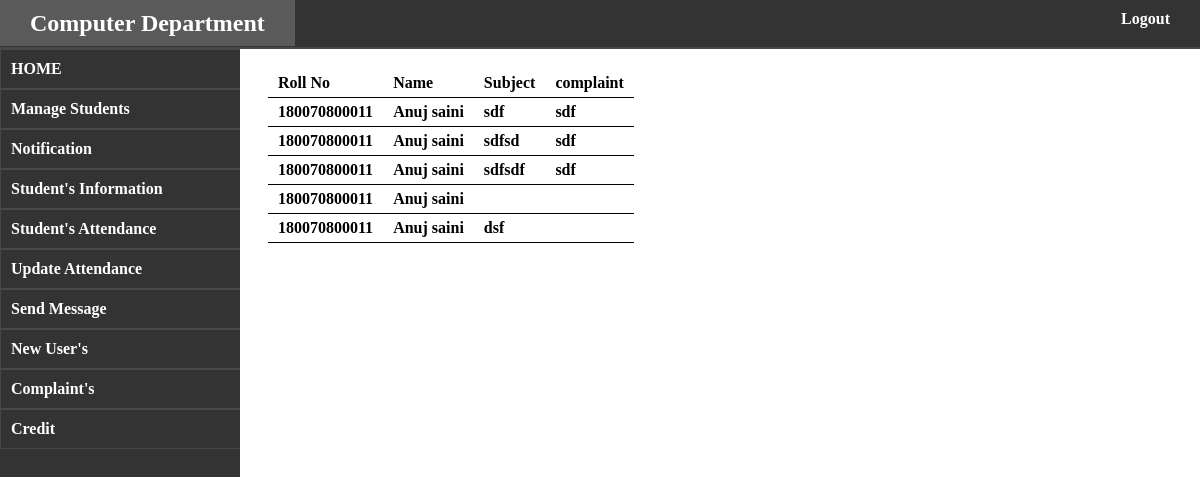
The page /ADMIN/complaint.php on the database its author committed.
### tables this page shows
CREATE TABLE `complaint` (
  `id` int(11) NOT NULL,
  `rollno` text NOT NULL,
  `name` text NOT NULL,
  `subject` text NOT NULL,
  `complaint` text NOT NULL,
  `seen` text NOT NULL
);

### ADMIN/complaint.php (the view)
<?php
include("layout/headerorsidebar.php");
include("../database/db.php");
?>
<div id="rightbar">
<table>
    <tr><td>Roll No</td> <td>Name</td><td>Subject</td> <td>complaint</td></tr>
    <?php
    $select  = mysqli_query($con,"select * from complaint");
    while($fetch = mysqli_fetch_array($select)){
        $rno = $fetch['rollno'];
        $name = $fetch['name'];
        $subject = $fetch['subject'];
        $complaint = $fetch['complaint'];
        echo "<tr><td>$rno</td><td>$name</td><td>$subject</td><td>$complaint</td></tr>";
    }
    ?>
    </table>
</div>

### ADMIN/layout/headerorsidebar.php (style rules this page uses)
* { transition: 0.2s; margin:0;padding:0;font-family:lato ;font-weight: normal; }
#rightbar { overflow: auto;text-align: left; float: right; padding: 20px 20px;height: 90%;width:76%; }
table, th, td { border-bottom: 1px solid black; border-collapse: collapse;padding: 5px 10px; }

### database/db.php (style rules this page uses)
* { font-family: raleway !important;font-weight: bold; }

### rows shown on the page
complaint: rollno "180070800011", name "Anuj saini", subject "sdf", complaint "sdf"
complaint: rollno "180070800011", name "Anuj saini", subject "sdfsd", complaint "sdf"
complaint: rollno "180070800011", name "Anuj saini", subject "sdfsdf", complaint "sdf"
complaint: rollno "180070800011", name "Anuj saini"
complaint: rollno "180070800011", name "Anuj saini", subject "dsf"
